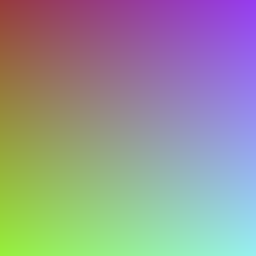
Frame 1 (no input)
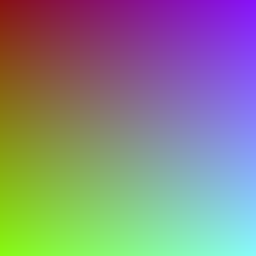
Frame 2 (the mouse pressed at the canvas centre, redrawn once)

The Processing sketch that drew these frames (run headless with seeded random() and noise(); the mouse was pressed at the canvas centre and the sketch redrawn once):

// Processing sketch: processing_33379
// ── processing_33379.pde

 /*

Daniela Gill
08-09-11
lelagillny@mac.com
copyright 2011
Bootcamp/ Gradient homework 5  

*/
 
 void setup() {
  size(256,256); /* size should be 256 since the colors go up to 255 */
  noLoop();
}
 
void draw () {
  for (int x=0;x<256;x=x+1){ /* 256 since the colors go up to 255 */
      for (int y=0;y<256;y=y+1) {
        stroke(128,x,y); /* the stroke is to color the point */
        point(y,x);
      }
  }
} 
